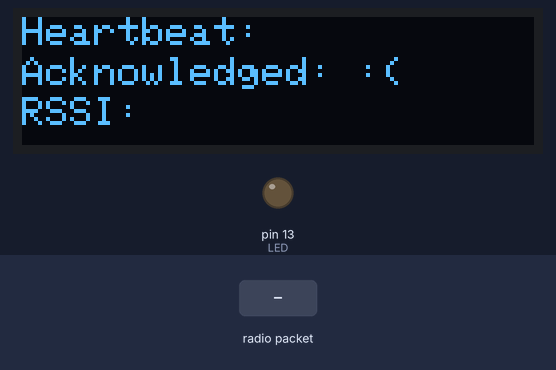
Bench run of a sketch on a simulated Teensy 4. Shown: 128×32 one-colour display, output pins drawn as LEDs (lit = HIGH). The inputs (shaded band) are chosen by the test bench. No radio packets arrive unless stated; pins used as bus, display or sensor lines are not drawn; what the sketch prints to the serial monitor is not drawn.

Above: at 1.99 s.
2.4 s: radio packet "1" arrives
At 2.99 s:
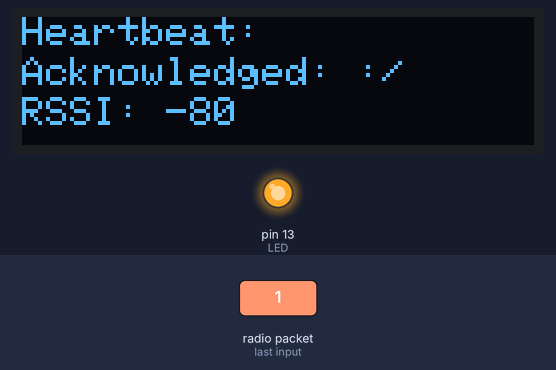
5.2 s: radio packet "0" arrives
At 5.99 s:
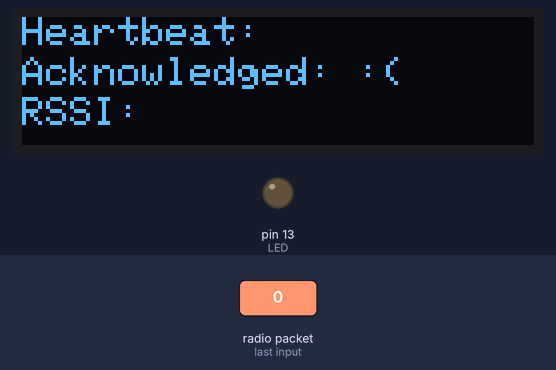
6.7 s: radio packet "2" arrives
At 6.99 s:
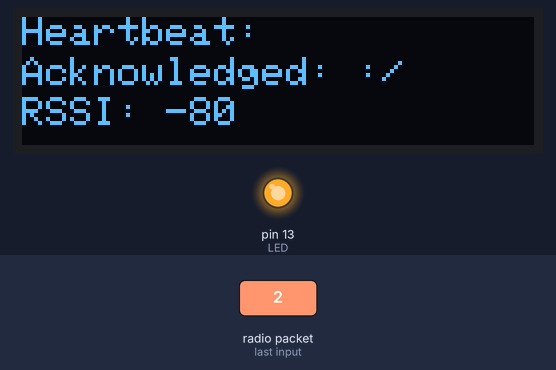
Timing chart, 0 to 9.7 s (numbered marks = the images above; inputs shaded):
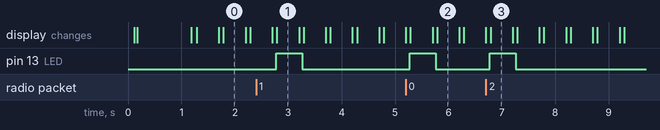

The sketch:

LoRa_HeartBeat_sender_withOLEDStatus.ino
```cpp
/* ----------------------------------------------------------------------------

LoRa_HeartBeat_receiver.ino

Arduino sketch to send heartbeat messages, then receive an acknowledgement
of their receipt. The status is printed to the Serial Monitor and displayed
on a SSD1306 OLED feather

Intended for use with the Feather M0 with LoRa Radio:
  * https://www.adafruit.com/product/3178

Modified from the example code at Adafruit's Tutorial:
  * https://learn.adafruit.com/adafruit-feather-m0-radio-with-lora-radio-module/using-the-rfm-9x-radio

Created: 05/09/19
   - Joshua Vaughan
   - joshua.vaughan@louisiana.edu
   - http://www.ucs.louisiana.edu/~jev9637

 Modified:
   *

---------------------------------------------------------------------------- */

#include <SPI.h>
#include <RH_RF95.h>
#include <Adafruit_GFX.h>
#include <Adafruit_SSD1306.h>

Adafruit_SSD1306 display = Adafruit_SSD1306(128, 32, &Wire);

// OLED FeatherWing buttons map to different pins depending on board:
#if defined(ESP8266)
  #define BUTTON_A  0
  #define BUTTON_B 16
  #define BUTTON_C  2
#elif defined(ESP32)
  #define BUTTON_A 15
  #define BUTTON_B 32
  #define BUTTON_C 14
#elif defined(ARDUINO_STM32_FEATHER)
  #define BUTTON_A PA15
  #define BUTTON_B PC7
  #define BUTTON_C PC5
#elif defined(TEENSYDUINO)
  #define BUTTON_A  4
  #define BUTTON_B  3
  #define BUTTON_C  8
#elif defined(ARDUINO_FEATHER52832)
  #define BUTTON_A 31
  #define BUTTON_B 30
  #define BUTTON_C 27
#else // 32u4, M0, M4, nrf52840 and 328p
  #define BUTTON_A  9
  #define BUTTON_B  6
  #define BUTTON_C  5
#endif


/* for Feather32u4 RFM9x
#define RFM95_CS 8
#define RFM95_RST 4
#define RFM95_INT 7
*/

// for feather m0 RFM9x
#define RFM95_CS 8
#define RFM95_RST 4
#define RFM95_INT 3


/* for shield
#define RFM95_CS 10
#define RFM95_RST 9
#define RFM95_INT 7
*/

/* Feather 32u4 w/wing
#define RFM95_RST     11   // "A"
#define RFM95_CS      10   // "B"
#define RFM95_INT     2    // "SDA" (only SDA/SCL/RX/TX have IRQ!)
*/

/* Feather m0 w/wing
#define RFM95_RST     11   // "A"
#define RFM95_CS      10   // "B"
#define RFM95_INT     6    // "D"
*/

#if defined(ESP8266)
  /* for ESP w/featherwing */
  #define RFM95_CS  2    // "E"
  #define RFM95_RST 16   // "D"
  #define RFM95_INT 15   // "B"

#elif defined(ESP32)
  /* ESP32 feather w/wing */
  #define RFM95_RST     27   // "A"
  #define RFM95_CS      33   // "B"
  #define RFM95_INT     12   //  next to A

#elif defined(NRF52)
  /* nRF52832 feather w/wing */
  #define RFM95_RST     7    // "A"
  #define RFM95_CS      11   // "B"
  #define RFM95_INT     31   // "C"

#elif defined(TEENSYDUINO)
  /* Teensy 3.x w/wing */
  #define RFM95_RST     9    // "A"
  #define RFM95_CS      10   // "B"
  #define RFM95_INT     4    // "C"
#endif


// Change to 434.0 or other frequency, must match RX's freq!
#define RF95_FREQ 915.0

// Singleton instance of the radio driver
RH_RF95 rf95(RFM95_CS, RFM95_INT);

// Blinky on receipt
#define LED 13

void setup()
{
  pinMode(LED, OUTPUT);
  pinMode(RFM95_RST, OUTPUT);
  digitalWrite(RFM95_RST, HIGH);

  Serial.begin(115200);

  // Wait for the serial monitor to open
  // Be sure to comment this out in application
//  while (!Serial) {
//    delay(1);
//  }
  delay(100);

  // manual reset
  digitalWrite(RFM95_RST, LOW);
  delay(10);
  digitalWrite(RFM95_RST, HIGH);
  delay(10);

  while (!rf95.init()) {
    Serial.println("LoRa radio init failed");
    while (1);
  }
  Serial.println("LoRa radio init OK!");

  // Defaults after init are 434.0MHz, modulation GFSK_Rb250Fd250, +13dbM
  if (!rf95.setFrequency(RF95_FREQ)) {
    Serial.println("setFrequency failed");
    while (1);
  }
  Serial.print("Set Freq to: "); Serial.println(RF95_FREQ);

  // Defaults after init are 434.0MHz, 13dBm, Bw = 125 kHz, Cr = 4/5, Sf = 128chips/symbol, CRC on

  // The default transmitter power is 13dBm, using PA_BOOST.
  // If you are using RFM95/96/97/98 modules which uses the PA_BOOST transmitter pin, then
  // you can set transmitter powers from 5 to 23 dBm:
  rf95.setTxPower(23, false);

  // Now, finish the set up the OLED
  display.begin(SSD1306_SWITCHCAPVCC, 0x3C); // Address 0x3C for 128x32

  // Clear the display buffer.
  display.clearDisplay();
  display.display();

  // Set up the OLED feather's onboard buttons
  pinMode(BUTTON_A, INPUT_PULLUP);
  pinMode(BUTTON_B, INPUT_PULLUP);
  pinMode(BUTTON_C, INPUT_PULLUP);

  // Set up text display
  display.setTextSize(1);
  display.setTextColor(WHITE);
  display.setCursor(0,0);

  display.println("Display and Radio \nInitialized");
  display.setCursor(0,0);
  display.display(); // actually display all of the above

  delay(1000); // Show that for one second

  // Then, clear the display buffer.
  display.clearDisplay();
  display.display();
}

void loop() {
    const uint8_t HEARTBEAT_MESSAGE[] = "$ULheartbeat";
    const char ACKNOWLEDGE_MESSAGE[] = "$UL_ACK";
    const int ACKNOWLEDGE_MESSAGE_LENGTH = sizeof(ACKNOWLEDGE_MESSAGE) - 1;

    unsigned long start_time;
    unsigned long elapsed_time;
    start_time = millis();

    rf95.send(HEARTBEAT_MESSAGE, sizeof(HEARTBEAT_MESSAGE));
    display.println("Heartbeat: *");

    // Display these headings too, so it seems only the number changes
    display.setCursor(0,10);
    display.println("Acknowledged: ");
    display.setCursor(0,20);
    display.print("RSSI: ");
    display.setCursor(0,0);
    display.display(); // actually display all of the above

    rf95.waitPacketSent();
    digitalWrite(LED, LOW);
    display.clearDisplay();
    display.println("Heartbeat:  "); // Clear the sending message once sent

    // Display these headings too, so it seems only the number changes
    display.setCursor(0,10);
    display.println("Acknowledged: ");
    display.setCursor(0,20);
    display.print("RSSI: ");
    display.display(); // actually display all of the above
    display.setCursor(0,10);

    // Now, check for the acknowledgement of it
    if (rf95.available()) {
        // Should be a message for us now
        uint8_t buf[RH_RF95_MAX_MESSAGE_LEN];
        uint8_t len = sizeof(buf);

        if (rf95.recv(buf, &len)) {
            // Here, we'll always indicate that we received a message
            // In operation, we probably don't want to always print this out
            digitalWrite(LED, HIGH);
            RH_RF95::printBuffer("Received: ", buf, len);
            Serial.print("Got: ");
            Serial.println((char*)buf);
            Serial.print("RSSI: ");
            Serial.println(rf95.lastRssi(), DEC);

            // Compare the message received with the ACKNOWLEDGE_MESSAGE expected
            if (strncmp((char*)buf, ACKNOWLEDGE_MESSAGE, ACKNOWLEDGE_MESSAGE_LENGTH) == 0) {
                Serial.println("Heartbeat acknowledged.");

                display.println("Acknowledged: :)"); // Clear the sending message once sent
                display.setCursor(0,20);
                display.print("RSSI: ");
                display.println(rf95.lastRssi(), DEC);
                display.display();
            }
            else {
                Serial.println("Message was not an acknowledgement.");
                display.println("Acknowledged: :/"); // Clear the sending message once sent
                display.setCursor(0,20);
                display.print("RSSI: ");
                display.println(rf95.lastRssi(), DEC);
                display.display();
            }
        }
    }
    else {
        Serial.println("Received nothing.");
        display.println("Acknowledged: :("); // Clear the sending message once sent
        display.setCursor(0,20);
        display.println("RSSI: ");
        display.display();
    }


    elapsed_time = millis() - start_time;

    if (elapsed_time < 500) {
        delay(500 - elapsed_time);
    }

    display.clearDisplay();
    display.setCursor(0,0);
}
```

Measured:
- after the input at 2.4 s, pin 13 (LED): LOW → HIGH after 0.38 s, → LOW 0.49 s later; the display: first differs from a run without the input after 0.39 s (image 1)
- after the input at 5.2 s, pin 13 (LED): LOW → HIGH after 0.08 s, → LOW 0.49 s later; the display: first differs from a run without the input after 0.09 s (image 2 shows a later state)
- after the input at 6.7 s, pin 13 (LED): LOW → HIGH after 0.08 s, → LOW 0.49 s later; the display: first differs from a run without the input after 0.09 s (image 3)
- what the display in image 0 shows lasts 0.4 s, from 1.8 s to 2.2 s
